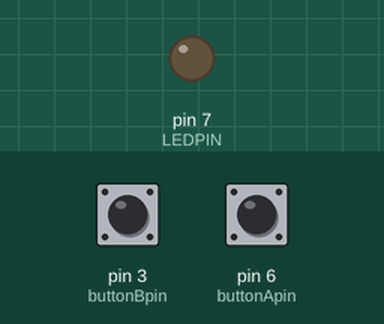
This sketch was run on a simulated Arduino Uno, built with avr-gcc and run on an emulated ATmega328P. On the bench: output pins drawn as LEDs (lit = HIGH). Inputs (shaded band) come from the test bench; at power-on: pin 6 (buttonApin) HIGH, pin 3 (buttonBpin) HIGH.

Above: at 1.2 s.
1.3 s: pin 6 (buttonApin) pulled LOW for 0.15 s
At 1.6 s:
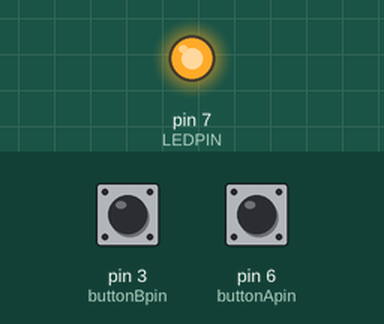
2.9 s: pin 3 (buttonBpin) pulled LOW for 0.15 s
At 4.1 s:
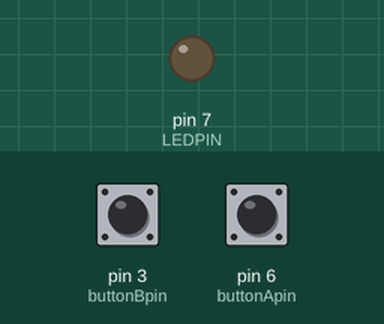
4.5 s: pin 6 (buttonApin) pulled LOW for 1 s
At 5.3 s:
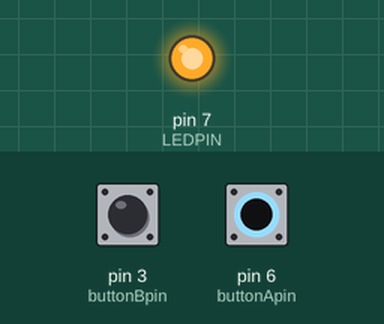
7.0 s: pin 3 (buttonBpin) driven LOW and pin 6 (buttonApin) driven LOW
At 7.4 s:
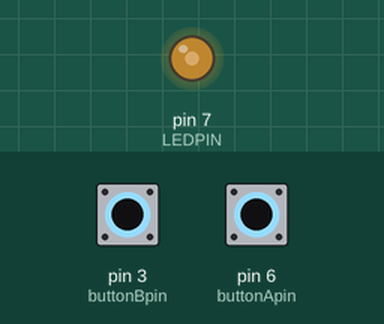
8.5 s: pin 3 (buttonBpin) driven HIGH
At 9.3 s:
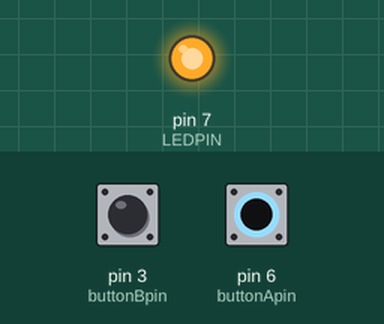
Timing chart, 0 to 11.0 s (numbered marks = the images above; inputs shaded):
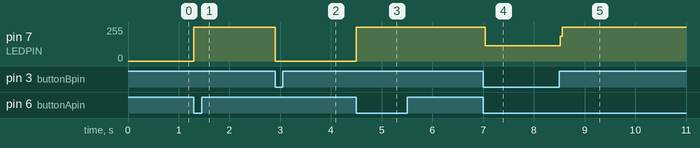

Measured:
- after the input at 1.3 s, pin 7 (LEDPIN): 0/255 → 255/255 at once
- after the input at 2.9 s, pin 7 (LEDPIN): 255/255 → 0/255 at once
- after the input at 4.5 s, pin 7 (LEDPIN): 0/255 → 255/255 at once
- after the input at 7.0 s, pin 7 (LEDPIN): 255/255 → 114/255 at once
- after the input at 8.5 s, pin 7 (LEDPIN): 114/255 → 255/255 at once

The sketch:

PushButton.ino
```cpp
#define LEDPIN 7
#define buttonApin 6
#define buttonBpin 3
void setup() {
// put your setup code here, to run once:
  pinMode(LEDPIN,OUTPUT);
  pinMode(buttonApin,INPUT_PULLUP);
  pinMode(buttonBpin,INPUT_PULLUP);
 }

 void loop() {
 // put your main code here, to run repeatedly:
  if (digitalRead(buttonApin)==LOW)
 {
      digitalWrite(LEDPIN,HIGH);
 }
  if (digitalRead(buttonBpin)==LOW)
 {
      digitalWrite(LEDPIN,LOW);
 }
   }
```
